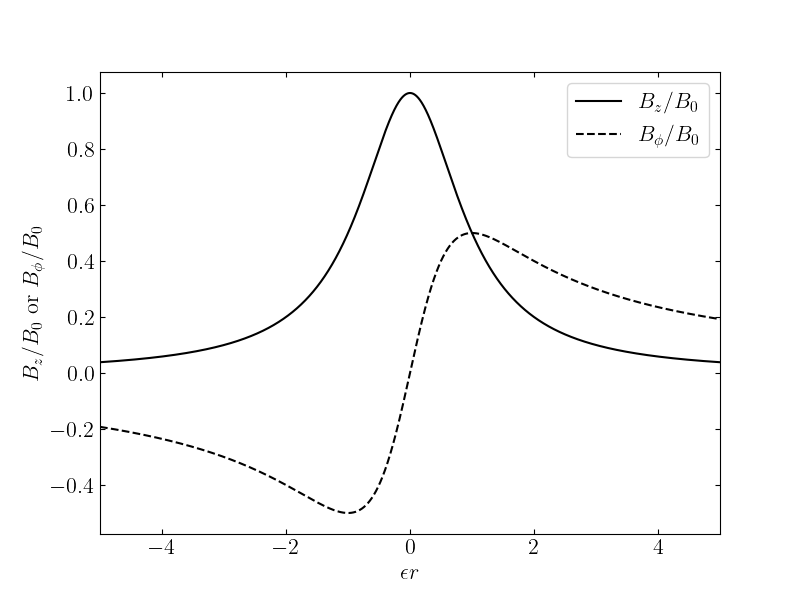

Here is the Python script that generated this plot:
import matplotlib.pyplot as plt
import ptrace as pt
import numpy as np


eps = 0.01
r0 = 5 / eps
r = np.linspace(-r0, r0, 10000)

Bz = 1 / (1 + (eps * r) ** 2)
Bphi = eps * r / (1 + (eps * r) ** 2)


pt.mpl(tex=True)
fig, ax = plt.subplots(1, 1, figsize=(8, 6))

ax.plot(r * eps, Bz, "-k", label="$B_z/B_0$")
ax.plot(r * eps, Bphi, "--k", label="$B_\phi/B_0$")

ax.set_xlim(-5, 5)
ax.set_xlabel("$\epsilon r$")
ax.set_ylabel("$B_z/B_0$ or $B_\phi/B_0$")
ax.tick_params(**pt.params)
ax.legend()

fig.savefig("p3.png")
